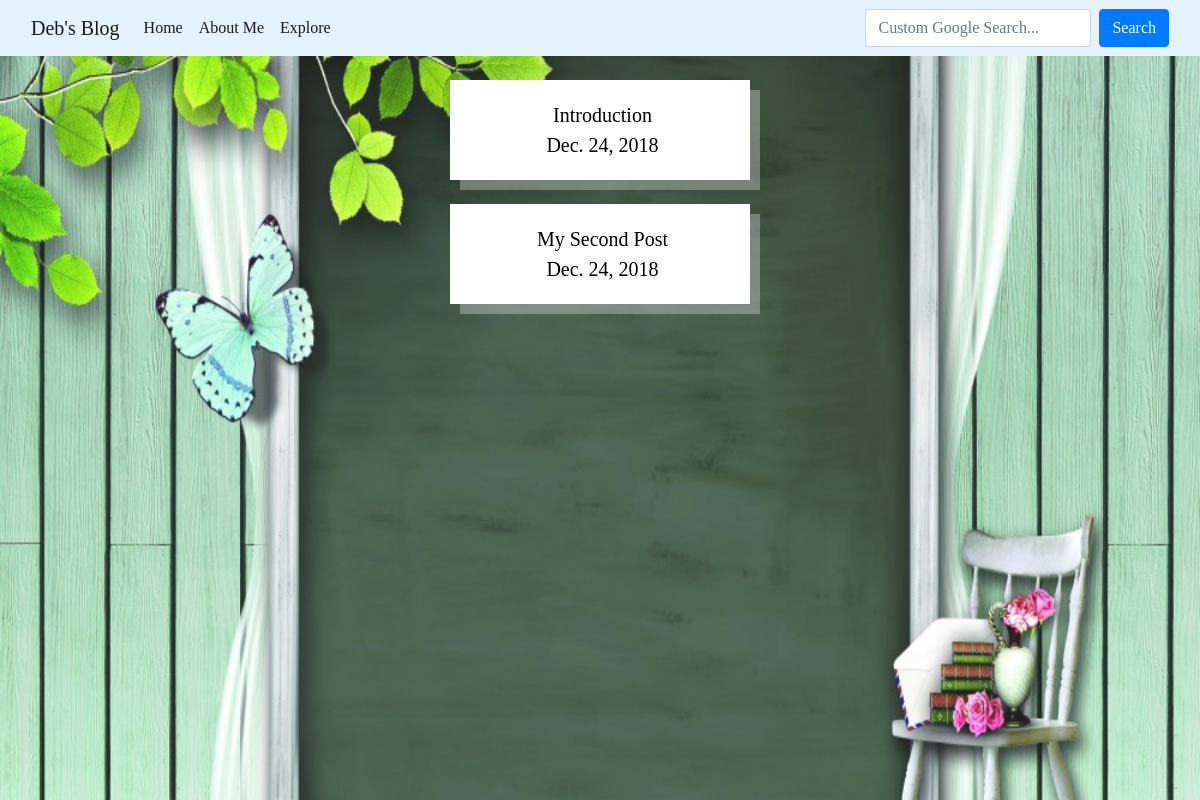
/Blog/explore/, run on the app's committed database.
### Blog/models.py (models this page shows)
class Post(models.Model):
	PriKey = models.CharField(max_length=255,primary_key=True)
	Heading = models.CharField(max_length=100)
	DateOfPost = models.DateField(default=datetime.date.today())
	Content = models.TextField()

### Blog/views.py (the view)
# urls.py: path('explore/',views.explore,name='explore'),
def explore(request):
	obj = Post.objects.all()
	return render(request,'explore.html',{'obj':obj})

### Blog/templates/explore.html
{% extends 'base.html' %}
{% block content %}
<br>
{% for any in obj %}
<a id="links" href="{% url 'read' key=any.PriKey %}">
<div class="container text-center" id="fa">
{{ any.Heading }}<br>
{{ any.DateOfPost }}
</div>
</a><br>
{% endfor %}
{% endblock %}

### Blog/templates/base.html (shortened to what this page needs)
{% load staticfiles %}
<!DOCTYPE html>
<html>
<head>
	<link rel="stylesheet" href="https://maxcdn.bootstrapcdn.com/bootstrap/4.0.0/css/bootstrap.min.css">
	<link rel="stylesheet" href="https://cdnjs.cloudflare.com/ajax/libs/font-awesome/4.7.0/css/font-awesome.min.css">
	<link rel="stylesheet" type="text/css" href="{% static 'BlogStyle.css' %}">
</head>
<body>
<nav class="navbar navbar-expand-lg navbar-light" style="background-color: #e3f2fd;">
	<div class="container-fluid">
  <a class="navbar-brand" href="#">Deb's Blog</a>
  <div class="collapse navbar-collapse" id="navbarSupportedContent">
    <ul class="navbar-nav mr-auto">
      <li class="nav-item active">
        <a class="nav-link xyz" href="{% url 'home' %}">Home <span class="sr-only"></a>
      </li>
      <li class="nav-item active">
        <a class="nav-link xyz" href="{% url 'about' %}">About Me <span class="sr-only"></a>
      </li>
      <li class="nav-item active">
        <a class="nav-link xyz" href="{% url 'explore' %}">Explore <span class="sr-only"></a>
      </li>
    </ul>
    <form class="form-inline my-2 my-lg-0">
      <input class="form-control mr-sm-2" type="search" placeholder="Custom Google Search..." aria-label="Search">
      <button class="btn btn-primary my-2 my-sm-0" type="submit">Search</button>
    </form>
  </div>
</div>
</nav>
<div>
	<img src="{% static 'Back.jpg' %}" id="image">
</div>
{% block content %}
{% endblock%}
</body>
</html>

### static/BlogStyle.css (style rules this page uses)
#image { height: 100%; width: 100%; opacity: 0.9; position: fixed; }
#links { color: #000000; text-decoration: none; }
#fa { background-color: #ffffff; color: #000000; border-color: #000000; z-index: 2; position: relative; width: 25%; height: 30%; padding-top: 20px; padding-bottom: 20px; padding-left: 20px; font-size: 20px; overflow: hidden; margin: 0px auto; box-shadow: 10px 10px 0px 0px rgb(255,255,255,0.3); }
body { font-family: 'Popins'; margin-bottom: 10px; }

### data on the page
Post: Heading "Introduction", DateOfPost "Dec. 24, 2018"
Post: Heading "My Second Post", DateOfPost "Dec. 24, 2018"
